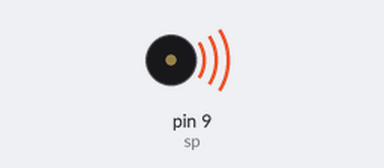
The sketch below on a simulated Arduino Uno, built with avr-gcc and run on an emulated ATmega328P. Parts: buzzer (waves = sounding).

Above: at 0.3 s.
At 18.6 s:
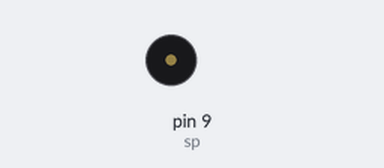
Timing chart, 0 to 18.9 s (numbered marks = the images above):
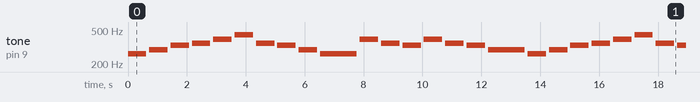

Measured:
- by itself, tone on pin 9 (sp): plays 262 Hz for 0.63 s, 294 Hz for 0.63 s, 330 Hz for 0.63 s, 349 Hz for 0.63 s, 392 Hz for 0.63 s, 440 Hz for 0.63 s … (125 notes in this stretch)

The sketch:

06050713.ino
```cpp
const byte sp=9;


#define NOTE_C3  131
#define NOTE_CS3 139
#define NOTE_D3  147
#define NOTE_DS3 156
#define NOTE_E3  165
#define NOTE_F3  175
#define NOTE_FS3 185
#define NOTE_G3  196
#define NOTE_GS3 208
#define NOTE_A3  220
#define NOTE_AS3 233
#define NOTE_B3  247

#define NOTE_C4  262
#define NOTE_CS4 277
#define NOTE_D4  294
#define NOTE_DS4 311
#define NOTE_E4  330
#define NOTE_F4  349
#define NOTE_FS4 370
#define NOTE_G4  392
#define NOTE_GS4 415
#define NOTE_A4  440
#define NOTE_AS4 466
#define NOTE_B4  494
#define WHOLE 1 //全分符
#define HALF 0.5 //半分符
#define QUARTER 0.25
#define EIGHTH 0.125
#define SIXTEENTH 0.0625


int turn[]={NOTE_C4,NOTE_D4,NOTE_E4,NOTE_F4,NOTE_G4,NOTE_A4,NOTE_F4,NOTE_E4,NOTE_D4,NOTE_C4,NOTE_G4,NOTE_F4,NOTE_E4,NOTE_G4,NOTE_F4,NOTE_E4,NOTE_D4, NOTE_C4,NOTE_D4,NOTE_E4,NOTE_F4,NOTE_G4,NOTE_A4,NOTE_F4,NOTE_E4,NOTE_D4,NOTE_C4};
float b[]={QUARTER,QUARTER,QUARTER,QUARTER,QUARTER,QUARTER,QUARTER,QUARTER,QUARTER,HALF,QUARTER,QUARTER ,QUARTER ,QUARTER,QUARTER,QUARTER,HALF,QUARTER,QUARTER,QUARTER,QUARTER,QUARTER,QUARTER,QUARTER,QUARTER,QUARTER,HALF};
int a;

void setup() {
  pinMode(sp,OUTPUT);
  a=sizeof(turn);
 sizeof(turn[0]);
}

void loop() {
  for(int i=0;i<a;i++)
  {
    tone(sp,turn[i]);
    delay(2500*b[i]);
    noTone(sp);
    delay(100);
  }
  delay(5000);
}
```
